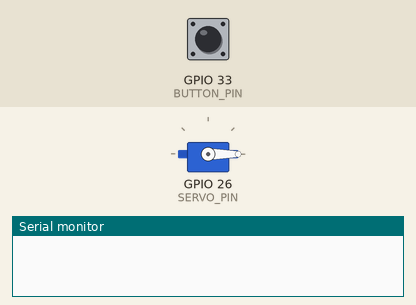
Bench run of a sketch on a simulated ESP32. Parts: servo, the last lines printed to the serial monitor. The test bench sets the inputs (shaded band); at power-on: GPIO 33 (BUTTON_PIN) HIGH.

Above: at 1.2 s.
1.3 s: GPIO 33 (BUTTON_PIN) pulled LOW for 0.15 s
At 2.4 s:
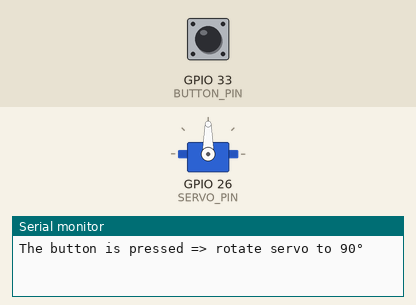
2.9 s: GPIO 33 (BUTTON_PIN) pulled LOW for 1 s
At 3.6 s:
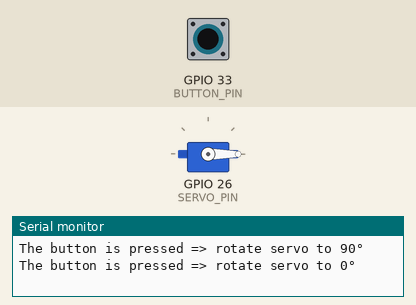
5.4 s: GPIO 33 (BUTTON_PIN) pulled LOW for 3.2 s
At 6.7 s:
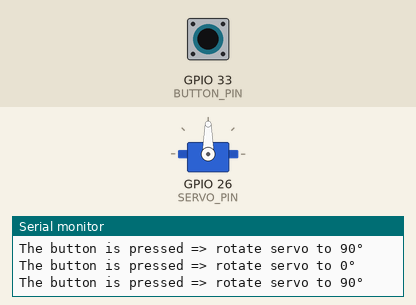
Timing chart, 0 to 8.4 s (numbered marks = the images above; inputs shaded):
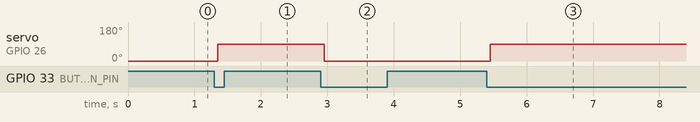

The sketch:

Push_Button_with_servo_motor.ino
```cpp
//Prateek
//www.justdoelectronics.com
//https://www.youtube.com/c/JustDoElectronics

#include <ESP32Servo.h>
#include <ezButton.h>
#define BUTTON_PIN 33
#define SERVO_PIN 26
ezButton button(BUTTON_PIN);
Servo servo;
int angle = 0;

void setup() {
  Serial.begin(9600);
  button.setDebounceTime(50);
  servo.attach(SERVO_PIN);

  servo.write(angle);
}

void loop() {
  button.loop();

  if (button.isPressed()) {
    if (angle == 0)
      angle = 90;
    else if (angle == 90)
      angle = 0;
    Serial.print("The button is pressed => rotate servo to ");
    Serial.print(angle);
    Serial.println("°");
    servo.write(angle);
  }
}
```

Measured:
- after the input at 1.3 s, servo on GPIO 26 (SERVO_PIN): 0° → 90° after 0.05 s
- after the input at 2.9 s, servo on GPIO 26 (SERVO_PIN): 90° → 0° after 0.05 s
- after the input at 5.4 s, servo on GPIO 26 (SERVO_PIN): 0° → 90° after 0.05 s
